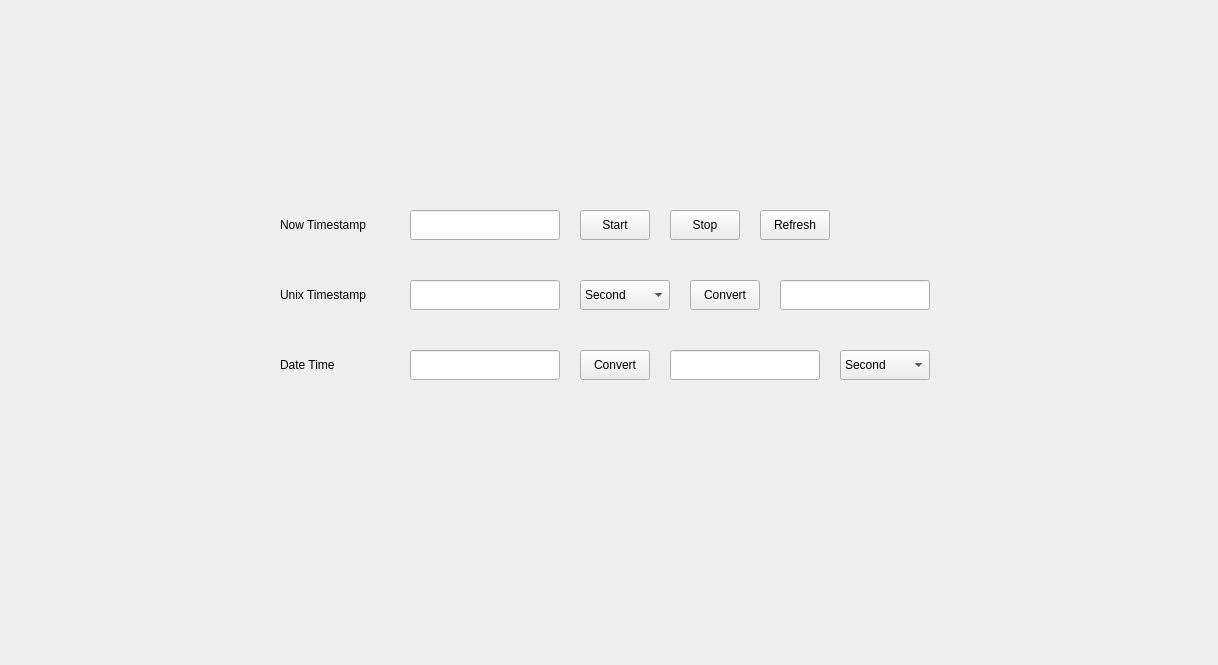
<?xml version="1.0" encoding="UTF-8"?>
<ui version="4.0">
 <class>timestamp</class>
 <widget class="QWidget" name="timestamp">
  <property name="geometry">
   <rect>
    <x>0</x>
    <y>0</y>
    <width>1218</width>
    <height>665</height>
   </rect>
  </property>
  <property name="windowTitle">
   <string>Form</string>
  </property>
  <widget class="QLabel" name="nowLabel">
   <property name="geometry">
    <rect>
     <x>280</x>
     <y>210</y>
     <width>120</width>
     <height>30</height>
    </rect>
   </property>
   <property name="text">
    <string>Now Timestamp</string>
   </property>
  </widget>
  <widget class="QLineEdit" name="nowLineEdit">
   <property name="geometry">
    <rect>
     <x>410</x>
     <y>210</y>
     <width>150</width>
     <height>30</height>
    </rect>
   </property>
   <property name="text">
    <string/>
   </property>
  </widget>
  <widget class="QPushButton" name="startButton">
   <property name="geometry">
    <rect>
     <x>580</x>
     <y>210</y>
     <width>70</width>
     <height>30</height>
    </rect>
   </property>
   <property name="text">
    <string>Start</string>
   </property>
  </widget>
  <widget class="QPushButton" name="endButton">
   <property name="geometry">
    <rect>
     <x>670</x>
     <y>210</y>
     <width>70</width>
     <height>30</height>
    </rect>
   </property>
   <property name="text">
    <string>Stop</string>
   </property>
  </widget>
  <widget class="QPushButton" name="refreshButton">
   <property name="geometry">
    <rect>
     <x>760</x>
     <y>210</y>
     <width>70</width>
     <height>30</height>
    </rect>
   </property>
   <property name="text">
    <string>Refresh</string>
   </property>
  </widget>
  <widget class="QLabel" name="timestampLabel">
   <property name="geometry">
    <rect>
     <x>280</x>
     <y>280</y>
     <width>120</width>
     <height>30</height>
    </rect>
   </property>
   <property name="text">
    <string>Unix Timestamp</string>
   </property>
  </widget>
  <widget class="QLineEdit" name="timestampLineEdit">
   <property name="geometry">
    <rect>
     <x>410</x>
     <y>280</y>
     <width>150</width>
     <height>30</height>
    </rect>
   </property>
  </widget>
  <widget class="QLineEdit" name="timestampLineEdit_2">
   <property name="geometry">
    <rect>
     <x>780</x>
     <y>280</y>
     <width>150</width>
     <height>30</height>
    </rect>
   </property>
  </widget>
  <widget class="QPushButton" name="timestampConvertButton">
   <property name="geometry">
    <rect>
     <x>690</x>
     <y>280</y>
     <width>70</width>
     <height>30</height>
    </rect>
   </property>
   <property name="text">
    <string>Convert</string>
   </property>
  </widget>
  <widget class="QComboBox" name="timestampComboBox">
   <property name="geometry">
    <rect>
     <x>580</x>
     <y>280</y>
     <width>90</width>
     <height>30</height>
    </rect>
   </property>
   <item>
    <property name="text">
     <string>Second</string>
    </property>
   </item>
   <item>
    <property name="text">
     <string>Millisecond</string>
    </property>
   </item>
  </widget>
  <widget class="QLabel" name="datetimeLabel">
   <property name="geometry">
    <rect>
     <x>280</x>
     <y>350</y>
     <width>120</width>
     <height>30</height>
    </rect>
   </property>
   <property name="text">
    <string>Date Time</string>
   </property>
  </widget>
  <widget class="QLineEdit" name="datetimeLineEdit">
   <property name="geometry">
    <rect>
     <x>410</x>
     <y>350</y>
     <width>150</width>
     <height>30</height>
    </rect>
   </property>
  </widget>
  <widget class="QPushButton" name="datetimeConvertButton">
   <property name="geometry">
    <rect>
     <x>580</x>
     <y>350</y>
     <width>70</width>
     <height>30</height>
    </rect>
   </property>
   <property name="text">
    <string>Convert</string>
   </property>
  </widget>
  <widget class="QLineEdit" name="datetimeLineEdit_2">
   <property name="geometry">
    <rect>
     <x>670</x>
     <y>350</y>
     <width>150</width>
     <height>30</height>
    </rect>
   </property>
  </widget>
  <widget class="QComboBox" name="datetimeComboBox">
   <property name="geometry">
    <rect>
     <x>840</x>
     <y>350</y>
     <width>90</width>
     <height>30</height>
    </rect>
   </property>
   <item>
    <property name="text">
     <string>Second</string>
    </property>
   </item>
   <item>
    <property name="text">
     <string>Millisecond</string>
    </property>
   </item>
  </widget>
 </widget>
 <resources/>
 <connections/>
</ui>
